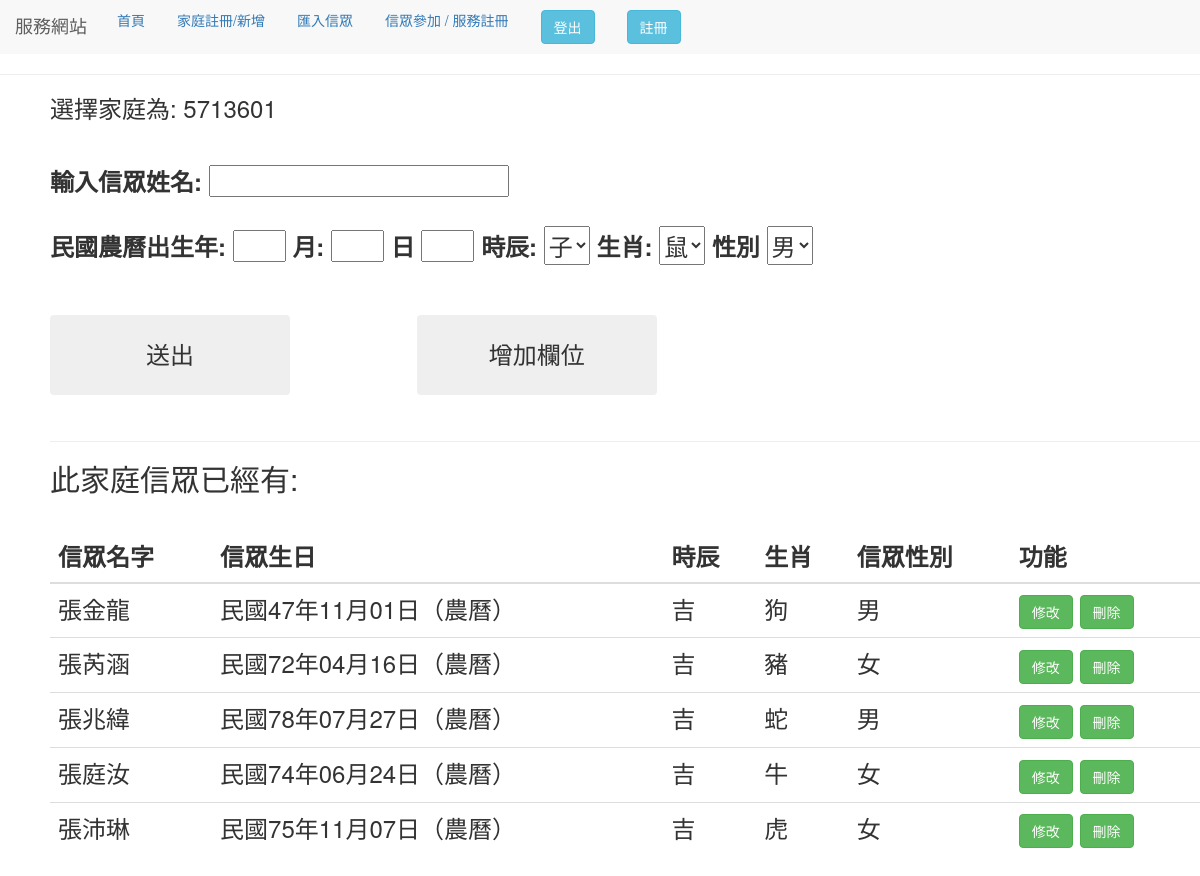
Page /home/47 (signed in) on the committed database.
### use_app/models.py (models this page shows)
class Home(models.Model):
    address = models.CharField(verbose_name='地址', max_length=100)
    home_phone = models.CharField(verbose_name='家庭電話', max_length=100)
    class Meta:
        verbose_name_plural = '家庭資料庫'

class People_data(models.Model):
    name = models.CharField(verbose_name='輸入姓名', max_length=10)
    birthday = models.CharField(verbose_name='西元生日',
                                max_length=20)  # default = timezone.now
    time = models.CharField(max_length=5)
    animal = models.CharField(max_length=3)
    gender = models.CharField(verbose_name='性別',
                              max_length=32,
                              choices=(('male', '男'), ('female', '女')),
                              default="男")
    home_id = models.CharField(max_length=10)
    class Meta:
        verbose_name_plural = '香客資料庫'

### use_app/views.py (the view, shortened to what this page needs)
# urls.py: path("home/<int:pk>",views.people_form,name= "home"),
@login_required(login_url='/use_login')
def people_form(request, pk):
    form = peopleform(request.POST or None)
    fix_form = fix_peopleform(None)
    x_try = Home.objects.get(pk=pk).home_phone
    title_one = "信眾名字"
    title_two = "信眾生日"
    title_three = "信眾性別"
    get_x = "此家庭信眾"
    people_all = People_data.objects.filter(home_id=pk)
    context = locals()
    return render(request, "people_add.html", context)

### use_app/forms.py
class fix_peopleform(forms.Form):
    x_name = forms.CharField(required=False, label="輸入香客名稱", max_length=20)
    x_birthday = forms.CharField(required=False, label="輸入民國年", max_length=20)
    x_month = forms.CharField(required=False, label="輸入月", max_length=20)
    x_day = forms.CharField(required=False, label="輸入日", max_length=20)
    x_time = forms.ChoiceField(label='時辰',
                               required=False,
                               choices=(('子', '子'), ('丑', '丑'), ('寅', '寅'),
                                        ('卯', '卯'), ('辰', '辰'), ('巳', '巳'),
                                        ('午', '午'), ('未', '未'), ('申', '申'),
                                        ('酉', '酉'), ('戌', '戌'), ('亥', '亥')),
                               initial="子",
                               widget=forms.widgets.Select())
    x_gender = forms.ChoiceField(label='性別',
                                 required=False,
                                 choices=(('male', '男'), ('female', '女')),
                                 initial="男",
                                 widget=forms.widgets.Select())

### use_app/views.py (called while the page is built)
@django.template.defaulttags.register.filter
def BeautifyDateStr(value):
    arr = value.split("-")
    try:
        year = int(arr[0])
    except:
        year = arr[0]
    try:
        month = int(arr[1])
        month = '0' + str(month) if month < 10 else month
    except:
        month = arr[1]
    try:
        day = int(arr[2])
        day = '0' + str(day) if day < 10 else day
    except:
        day = arr[2]
    return "民國" + str(year) + "年" + str(month) + "月" + str(day) + "日（農曆）"

### templates/people_add.html (shortened to what this page needs)
{% extends "base.html" %} {% block title %} 表單 {% endblock %} {% block form %}
<head>
    <link rel="stylesheet" href="//code.jquery.com/ui/1.12.1/themes/base/jquery-ui.css">
</head>
<body>
    <div style="margin-left:50px;">
        <form method='POST' enctype="multipart/form-data">
            {% csrf_token %} 選擇家庭為: {{x_try}} <br>
            <br>
            <div id="use" style="margin-bottom:5vmin">
                <label for="id_name" style="margin-top:20px">輸入信眾姓名:</label>
                {{ form.name }}
                <br><br>
                <label for="id_birthday_y">民國農曆出生年: </label>
                {{form.birthday_y}}
                <label for="id_birthday_m">月:</label>
                {{form.birthday_m}}
                <label for="id_birthday_d">日</label>
                {{form.birthday_d}}
                <label for="id_time">時辰:</label>
                {{form.time}}
                <label for="id_animal">生肖:</label>
                {{form.animal}}
                <label for="id_x_gender">性別</label>
                {{form.gender}}
            </div>
            <div style="margin-top:50px">
                <input style="width:20vw;height: 10vh;font-size:100%;" class="btn btn-outline-dark" type="submit"
                    value="送出" />
                <button type="button" style="width:20vw;height: 10vh;font-size:100%; margin-left:10vw;"
                    class=" btn btn-outline-dark" onclick="ShowMeDate()">增加欄位</button>
            </div>
        </form>
        <br>
        <hr>
        <h2>{{ get_x }}已經有:</h2>
        {% if people_all %}
        <br>
        <table class="table">
            <thead>
                <tr>
                    <th scope="col">{{title_one}}</th>
                    <th scope="col">{{title_two}}</th>
                    <th scope="col">時辰</th>
                    <th scope="col">生肖</th>
                    <th scope="col">{{title_three}}</th>
                    <th scope="col">功能</th>
            </thead>
            <tbody>
                {% for c in people_all %}
                <tr>
                    <td id={{c.name}}> {{ c.name }} </td>
                    <td id={{c.name}}{{c.birthday}}>{{c.birthday|BeautifyDateStr}}</td>
                    <td>{{c.time}}</td>
                    <td id={{c.animal}}> {{ c.animal }} </td>
                    {% if c.gender == "female" %}
                    <td id={{c.name}}{{c.gender}}> 女 </td>
                    {% else %}
                    <td id={{c.name}}{{c.gender}}> 男 </td>
                    {% endif %}
                    <td>
                        <button class="btn btn-success fix"
                            value="{{c.name}}/{{c.gender}}/{{c.birthday}}/{{c.home_id}}/{{c.time}}"> 修改</button>
                        <a href="home_del/{{c.home_id}}/{{c.pk}}"> <button class="btn btn-success del"
                                value="{{c.home_id}}▲{{c.name}}"> 刪除</button> </a>
                    </td>
                </tr>
                {% endfor %}
            </tbody>
        </table>
        {% else %}
        <p>無資料</p>
        {% endif %}
    </div>
</body>
{% endblock %}

### rows in the picture
Home: home_phone "5713601"
People_data: name "張金龍", birthday|BeautifyDateStr "民國47年11月01日（農曆）", time "吉", animal "狗"
People_data: name "張芮涵", birthday|BeautifyDateStr "民國72年04月16日（農曆）", time "吉", animal "豬"
People_data: name "張兆緯", birthday|BeautifyDateStr "民國78年07月27日（農曆）", time "吉", animal "蛇"
People_data: name "張庭汝", birthday|BeautifyDateStr "民國74年06月24日（農曆）", time "吉", animal "牛"
People_data: name "張沛琳", birthday|BeautifyDateStr "民國75年11月07日（農曆）", time "吉", animal "虎"

### other values in the picture
{{ get_x }} "此家庭信眾"
{{ title_one }} "信眾名字"
{{ title_two }} "信眾生日"
{{ title_three }} "信眾性別"
